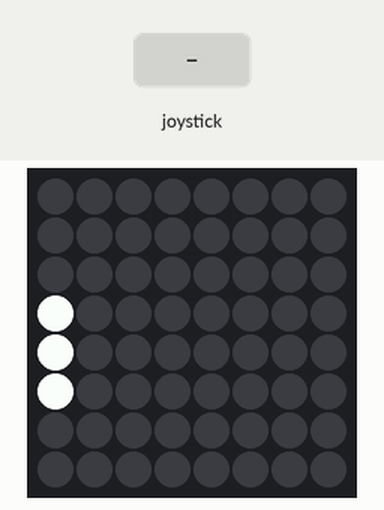
A program run on a simulated Raspberry Pi (BCM pin numbers) with a Sense HAT. Shown: the Sense HAT's 8×8 RGB LED matrix. Inputs (shaded band) come from the test bench.

Above: at 0.4 s.
1.3 s: joystick pushed up
At 1.8 s:
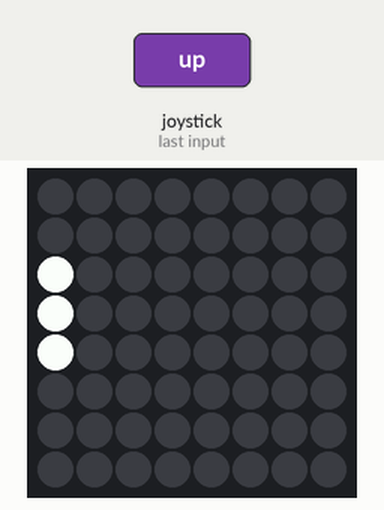
4.3 s: joystick pushed up
At 4.8 s:
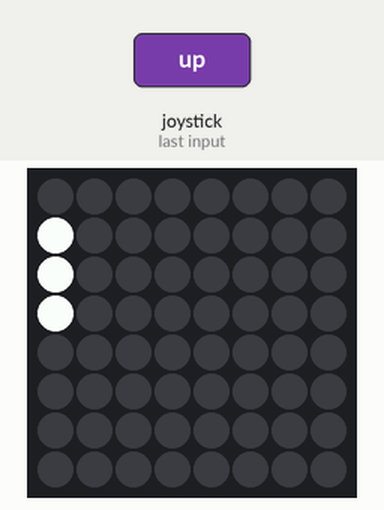
7.3 s: joystick pushed up
At 7.9 s:
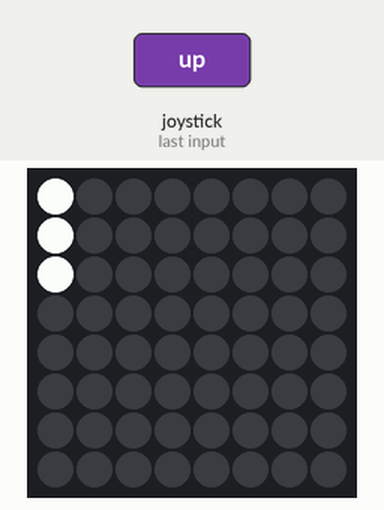
Timing chart, 0 to 10.3 s (numbered marks = the images above; inputs shaded):
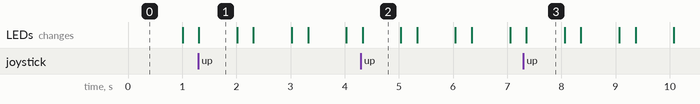

The program:

sensePong_JungEJ.py
```python
#!/bin/python3

from sense_hat import SenseHat

sense = SenseHat()
sense.clear()
white= (255, 255, 255)

bat_y = 4

# Functions
def draw_bat():
  sense.set_pixel(0, bat_y, white)
  sense.set_pixel(0, bat_y +1, white)
  sense.set_pixel(0, bat_y -1, white)

def move_up(event):
  global bat_y
  if event.action == 'pressed' and bat_y >1:
    bat_y -= 1

def move_down(event):
  global bat_y
  if event.action == 'pressed' and bat_y <6:
    bat_y += 1

sense.stick. direction_up = move_up
sense.stick. direction_down = move_down

while True:
  sense.clear(0, 0, 0)
  draw_bat()
```

Measured:
- after the input at 1.3 s, the LEDs: change at once (image 1)
- after the input at 4.3 s, the LEDs: change at once (image 2)
- after the input at 7.3 s, the LEDs: change after 0.05 s (image 3)
- what the display in image 1 shows lasts 0.7 s, from 1.3 s to 2.0 s
